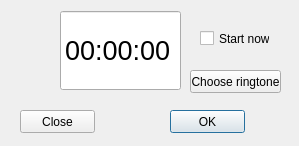
<?xml version="1.0" encoding="UTF-8"?>
<ui version="4.0">
 <class>NewTimerDialog</class>
 <widget class="QDialog" name="NewTimerDialog">
  <property name="geometry">
   <rect>
    <x>0</x>
    <y>0</y>
    <width>299</width>
    <height>146</height>
   </rect>
  </property>
  <property name="windowTitle">
   <string>Dialog</string>
  </property>
  <widget class="QPushButton" name="confirmButton">
   <property name="geometry">
    <rect>
     <x>170</x>
     <y>110</y>
     <width>75</width>
     <height>23</height>
    </rect>
   </property>
   <property name="text">
    <string>OK</string>
   </property>
  </widget>
  <widget class="QPushButton" name="cancelButton">
   <property name="geometry">
    <rect>
     <x>20</x>
     <y>110</y>
     <width>75</width>
     <height>23</height>
    </rect>
   </property>
   <property name="text">
    <string>Close</string>
   </property>
  </widget>
  <widget class="QTimeEdit" name="timeSet">
   <property name="geometry">
    <rect>
     <x>60</x>
     <y>10</y>
     <width>121</width>
     <height>81</height>
    </rect>
   </property>
   <property name="font">
    <font>
     <pointsize>20</pointsize>
    </font>
   </property>
   <property name="buttonSymbols">
    <enum>QAbstractSpinBox::NoButtons</enum>
   </property>
   <property name="displayFormat">
    <string>hh:mm:ss</string>
   </property>
  </widget>
  <widget class="QPushButton" name="ringtoneButton">
   <property name="geometry">
    <rect>
     <x>190</x>
     <y>70</y>
     <width>91</width>
     <height>23</height>
    </rect>
   </property>
   <property name="text">
    <string>Choose ringtone</string>
   </property>
  </widget>
  <widget class="QCheckBox" name="startBox">
   <property name="geometry">
    <rect>
     <x>200</x>
     <y>30</y>
     <width>70</width>
     <height>17</height>
    </rect>
   </property>
   <property name="text">
    <string>Start now</string>
   </property>
  </widget>
 </widget>
 <resources/>
 <connections/>
</ui>
